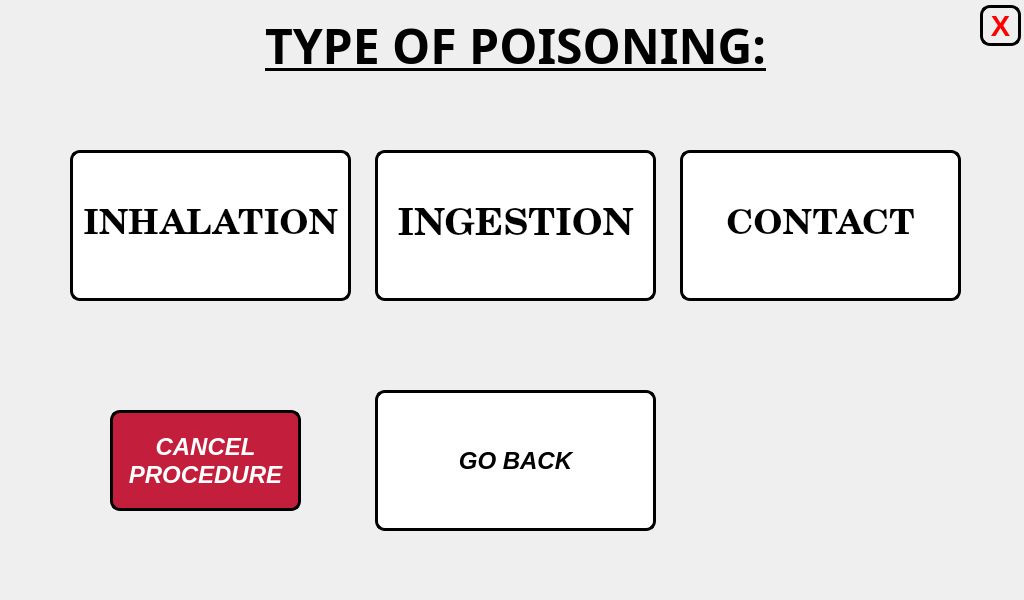
<?xml version="1.0" encoding="UTF-8"?>
<ui version="4.0">
 <class>step_6_window</class>
 <widget class="QMainWindow" name="step_6_window">
  <property name="geometry">
   <rect>
    <x>0</x>
    <y>0</y>
    <width>1024</width>
    <height>600</height>
   </rect>
  </property>
  <property name="minimumSize">
   <size>
    <width>1024</width>
    <height>600</height>
   </size>
  </property>
  <property name="maximumSize">
   <size>
    <width>1024</width>
    <height>600</height>
   </size>
  </property>
  <property name="windowTitle">
   <string>Step 1 Procedure</string>
  </property>
  <widget class="QWidget" name="centralwidget">
   <widget class="QLabel" name="title_step">
    <property name="geometry">
     <rect>
      <x>10</x>
      <y>10</y>
      <width>1011</width>
      <height>71</height>
     </rect>
    </property>
    <property name="font">
     <font>
      <family>Unispace</family>
      <pointsize>18</pointsize>
      <weight>75</weight>
      <bold>true</bold>
     </font>
    </property>
    <property name="text">
     <string>&lt;html&gt;&lt;head/&gt;&lt;body&gt;&lt;p align=&quot;center&quot;&gt;&lt;span style=&quot; font-size:36pt; text-decoration: underline;&quot;&gt;TYPE OF POISONING:&lt;/span&gt;&lt;/p&gt;&lt;/body&gt;&lt;/html&gt;</string>
    </property>
    <property name="alignment">
     <set>Qt::AlignCenter</set>
    </property>
   </widget>
   <widget class="QPushButton" name="ingestion_button">
    <property name="geometry">
     <rect>
      <x>375</x>
      <y>150</y>
      <width>281</width>
      <height>151</height>
     </rect>
    </property>
    <property name="font">
     <font>
      <family>Century Schoolbook L</family>
      <pointsize>28</pointsize>
      <weight>75</weight>
      <italic>false</italic>
      <bold>true</bold>
     </font>
    </property>
    <property name="cursor">
     <cursorShape>PointingHandCursor</cursorShape>
    </property>
    <property name="styleSheet">
     <string notr="true">QPushButton:hover:!pressed
{
  background-color: rgb(195,30,60);
}

QPushButton
{
  background-color: white;
color: black;
border-style: outset;
border-width: 3px;
border-radius:10px;
border-color: black;
}</string>
    </property>
    <property name="text">
     <string>INGESTION</string>
    </property>
   </widget>
   <widget class="QPushButton" name="go_back_injury_type">
    <property name="geometry">
     <rect>
      <x>375</x>
      <y>390</y>
      <width>281</width>
      <height>141</height>
     </rect>
    </property>
    <property name="font">
     <font>
      <pointsize>18</pointsize>
      <weight>75</weight>
      <italic>true</italic>
      <bold>true</bold>
     </font>
    </property>
    <property name="styleSheet">
     <string notr="true">QPushButton:hover:!pressed
{
  background-color: rgb(195,30,60);
}

QPushButton
{
  background-color: white;
color: black;
border-style: outset;
border-width: 3px;
border-radius:10px;
border-color: black;
}</string>
    </property>
    <property name="text">
     <string>GO BACK</string>
    </property>
   </widget>
   <widget class="QLabel" name="label">
    <property name="geometry">
     <rect>
      <x>0</x>
      <y>0</y>
      <width>1024</width>
      <height>600</height>
     </rect>
    </property>
    <property name="minimumSize">
     <size>
      <width>1024</width>
      <height>600</height>
     </size>
    </property>
    <property name="maximumSize">
     <size>
      <width>1024</width>
      <height>600</height>
     </size>
    </property>
    <property name="text">
     <string/>
    </property>
    <property name="pixmap">
     <pixmap>../pictures/program_pictures/main_wallpaper.png</pixmap>
    </property>
   </widget>
   <widget class="QPushButton" name="inhalation_button">
    <property name="geometry">
     <rect>
      <x>70</x>
      <y>150</y>
      <width>281</width>
      <height>151</height>
     </rect>
    </property>
    <property name="font">
     <font>
      <family>Century Schoolbook L</family>
      <pointsize>26</pointsize>
      <weight>75</weight>
      <bold>true</bold>
     </font>
    </property>
    <property name="cursor">
     <cursorShape>PointingHandCursor</cursorShape>
    </property>
    <property name="styleSheet">
     <string notr="true">QPushButton:hover:!pressed
{
  background-color: rgb(195,30,60);
}

QPushButton
{
  background-color: white;
color: black;
border-style: outset;
border-width: 3px;
border-radius:10px;
border-color: black;
}</string>
    </property>
    <property name="text">
     <string>INHALATION</string>
    </property>
   </widget>
   <widget class="QPushButton" name="contact_button">
    <property name="geometry">
     <rect>
      <x>680</x>
      <y>150</y>
      <width>281</width>
      <height>151</height>
     </rect>
    </property>
    <property name="font">
     <font>
      <family>Century Schoolbook L</family>
      <pointsize>26</pointsize>
      <weight>75</weight>
      <italic>false</italic>
      <bold>true</bold>
     </font>
    </property>
    <property name="cursor">
     <cursorShape>PointingHandCursor</cursorShape>
    </property>
    <property name="styleSheet">
     <string notr="true">QPushButton:hover:!pressed
{
  background-color: rgb(195,30,60);
}

QPushButton
{
  background-color: white;
color: black;
border-style: outset;
border-width: 3px;
border-radius:10px;
border-color: black;
}</string>
    </property>
    <property name="text">
     <string>CONTACT</string>
    </property>
   </widget>
   <widget class="QPushButton" name="end_procedure_now_button">
    <property name="geometry">
     <rect>
      <x>110</x>
      <y>410</y>
      <width>191</width>
      <height>101</height>
     </rect>
    </property>
    <property name="minimumSize">
     <size>
      <width>0</width>
      <height>0</height>
     </size>
    </property>
    <property name="maximumSize">
     <size>
      <width>16777215</width>
      <height>16777215</height>
     </size>
    </property>
    <property name="font">
     <font>
      <pointsize>18</pointsize>
      <weight>75</weight>
      <italic>true</italic>
      <bold>true</bold>
     </font>
    </property>
    <property name="styleSheet">
     <string notr="true">QPushButton:hover:!pressed
{
  background-color: grey;
}

QPushButton
{
  background-color: rgb(195,30,60);
color: white;
border-style: outset;
border-width: 3px;
border-radius:10px;
border-color: black;
}</string>
    </property>
    <property name="text">
     <string>CANCEL
PROCEDURE</string>
    </property>
   </widget>
   <widget class="QPushButton" name="close_button">
    <property name="geometry">
     <rect>
      <x>980</x>
      <y>5</y>
      <width>41</width>
      <height>41</height>
     </rect>
    </property>
    <property name="font">
     <font>
      <pointsize>22</pointsize>
      <weight>75</weight>
      <bold>true</bold>
     </font>
    </property>
    <property name="styleSheet">
     <string notr="true">QPushButton:hover:!pressed
{
  background-color: rgb(195,30,60);
}

QPushButton
{

color: red;
border-style: outset;
border-width: 3px;
border-radius:10px;
border-color: black;
}
</string>
    </property>
    <property name="text">
     <string>X</string>
    </property>
   </widget>
   <zorder>label</zorder>
   <zorder>title_step</zorder>
   <zorder>ingestion_button</zorder>
   <zorder>go_back_injury_type</zorder>
   <zorder>inhalation_button</zorder>
   <zorder>contact_button</zorder>
   <zorder>end_procedure_now_button</zorder>
   <zorder>close_button</zorder>
  </widget>
 </widget>
 <resources/>
 <connections/>
</ui>
